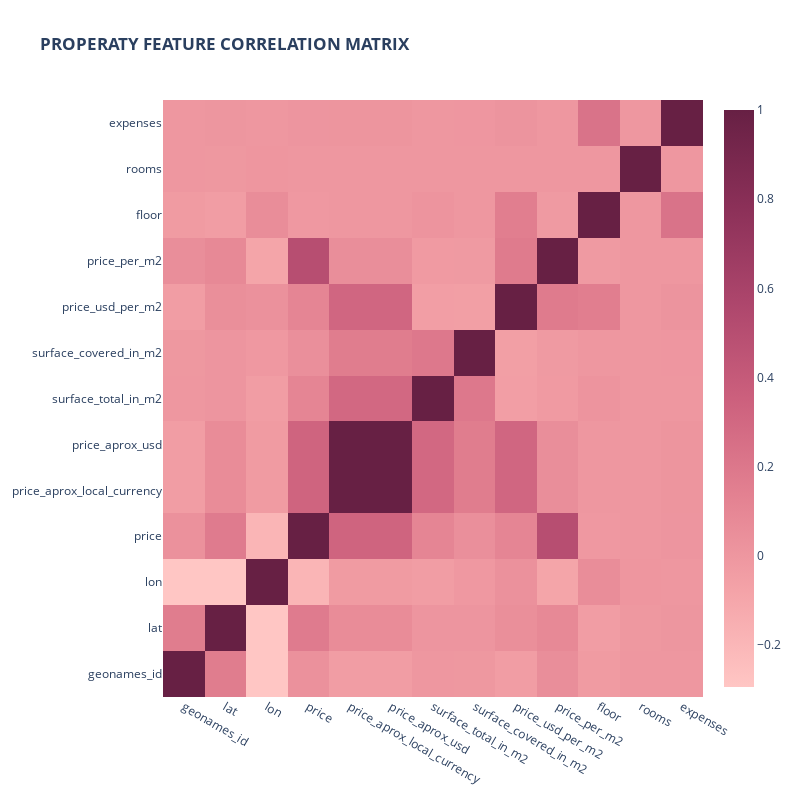

This figure's notebook cell:
### Code cell
import plotly.io as pio
#
pio.show(test, engine='kaleido')

### Figure 1 — Plotly figure (JSON) as saved in the notebook; plotly's stock layout.template omitted (floating-point values rounded to 4 significant figures; data arrays with more than 128 entries replaced by an {"elided": "..."} marker saying what was removed)
{"data": [{"colorscale": [[0, "rgb(255, 198, 196)"], [0.1667, "rgb(244, 163, 168)"], [0.3333, "rgb(227, 129, 145)"], [0.5, "rgb(204, 96, 125)"], [0.6667, "rgb(173, 70, 108)"], [0.8333, "rgb(139, 48, 88)"], [1, "rgb(103, 32, 68)"]], "type": "heatmap", "x": ["geonames_id", "lat", "lon", "price", "price_aprox_local_currency", "price_aprox_usd", "surface_total_in_m2", "surface_covered_in_m2", "price_usd_per_m2", "price_per_m2", "floor", "rooms", "expenses"], "y": ["geonames_id", "lat", "lon", "price", "price_aprox_local_currency", "price_aprox_usd", "surface_total_in_m2", "surface_covered_in_m2", "price_usd_per_m2", "price_per_m2", "floor", "rooms", "expenses"], "z": {"elided": "13x13 float values"}}], "layout": {"height": 800, "title": {"text": "<b>PROPERATY FEATURE CORRELATION MATRIX"}, "width": 800, "xaxis": {"anchor": "y", "domain": [0, 1]}, "yaxis": {"anchor": "x", "domain": [0, 1]}}}
